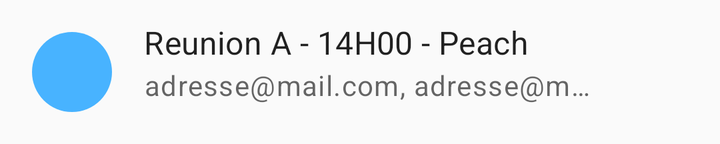
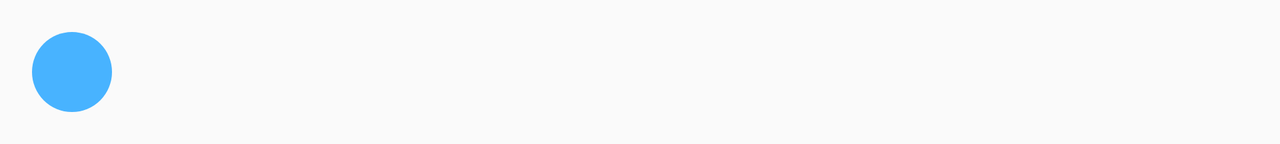

Two renders of one Android screen. The first uses the default layout on a phone; the second uses the alternative layout the repository ships for a different screen configuration, on a matching device. The two XML files are below.
<!-- AndroidManifest.xml: application theme AppTheme -->
<!-- res/layout/list_meeting_item.xml -->
<?xml version="1.0" encoding="utf-8"?>
<androidx.constraintlayout.widget.ConstraintLayout
    xmlns:android="http://schemas.android.com/apk/res/android"
    xmlns:app="http://schemas.android.com/apk/res-auto"
    android:layout_width="match_parent"
    android:layout_height="72dp">

    <ImageView
        android:id="@+id/list_meeting_item_iv_avatar"
        android:layout_width="40dp"
        android:layout_height="40dp"
        android:src="@drawable/ic_circle_meeting"
        android:layout_marginStart="16dp"
        android:layout_marginTop="16dp"
        app:layout_constraintTop_toTopOf="parent"
        app:layout_constraintStart_toStartOf="parent"/>

    <TextView
        android:id="@+id/list_meeting_item_tv_title"
        android:layout_width="0dp"
        android:layout_height="32dp"
        android:layout_marginStart="16dp"
        android:layout_marginEnd="16dp"
        android:gravity="bottom"
        android:text="Reunion A - 14H00 - Peach"
        android:textAppearance="@style/TextAppearance.MaterialComponents.Subtitle1"
        app:layout_constraintTop_toTopOf="parent"
        app:layout_constraintStart_toEndOf="@+id/list_meeting_item_iv_avatar"
        app:layout_constraintEnd_toStartOf="@+id/list_meeting_item_iv_delete"
        app:layout_constraintBottom_toTopOf="@id/list_meeting_item_tv_mail"/>

    <TextView
        android:id="@+id/list_meeting_item_tv_mail"
        android:layout_width="0dp"
        android:layout_height="20dp"
        android:layout_marginStart="16dp"
        android:layout_marginEnd="24dp"
        android:text="adresse@mail.com, adresse@mail.com, adresse@mail.com, adresse@mail.com"
        android:gravity="bottom"
        android:textAppearance="@style/TextAppearance.MaterialComponents.Caption"
        android:textSize="14sp"
        android:singleLine="true"
        android:ellipsize="end"
        app:layout_constraintStart_toEndOf="@+id/list_meeting_item_iv_avatar"
        app:layout_constraintTop_toBottomOf="@id/list_meeting_item_tv_title"
        app:layout_constraintEnd_toStartOf="@+id/list_meeting_item_iv_delete"/>

    <ImageView
        android:id="@+id/list_meeting_item_iv_delete"
        android:layout_width="24dp"
        android:layout_height="24dp"
        android:layout_marginEnd="16dp"
        app:srcCompat="@drawable/ic_delete_24"
        app:layout_constraintTop_toTopOf="parent"
        app:layout_constraintEnd_toEndOf="parent"
        app:layout_constraintBottom_toBottomOf="parent"/>

</androidx.constraintlayout.widget.ConstraintLayout>
<!-- resources referenced by this layout -->
<resources>
  <!-- drawable ic_circle_meeting (drawable) -->
  <?xml version="1.0" encoding="utf-8"?>
  <shape xmlns:android="http://schemas.android.com/apk/res/android"
      android:shape="oval" >
      <solid
          android:color="#48b3ff"/>
      <size
          android:width="40dp"
          android:height="40dp"/>
  </shape>
  <style name="AppTheme" parent="Theme.AppCompat.Light.DarkActionBar">
          
          <item name="colorPrimary">@color/colorPrimary</item>
          <item name="colorPrimaryDark">@color/colorPrimaryDark</item>
          <item name="colorAccent">@color/colorAccent</item>
      </style>
</resources>
<!-- res/layout-land/list_meeting_item.xml (the repository's variant of the layout above) -->
<!-- drawn on the phone turned sideways -->
<?xml version="1.0" encoding="utf-8"?>
<androidx.constraintlayout.widget.ConstraintLayout
    xmlns:android="http://schemas.android.com/apk/res/android"
    xmlns:app="http://schemas.android.com/apk/res-auto"
    android:layout_width="match_parent"
    android:layout_height="wrap_content">

    <ImageView
        android:id="@+id/list_meeting_item_iv_avatar"
        android:layout_width="@dimen/size_recycler_view_circle"
        android:layout_height="@dimen/size_recycler_view_circle"
        android:src="@drawable/ic_circle_meeting"
        android:layout_marginStart="@dimen/margins"
        android:layout_marginTop="@dimen/margins"
        android:layout_marginBottom="@dimen/margins"
        app:layout_constraintTop_toTopOf="parent"
        app:layout_constraintStart_toStartOf="parent"
        app:layout_constraintBottom_toBottomOf="parent"
        android:contentDescription="@string/desc_drawable_meeting_circle" />

    <TextView
        android:id="@+id/list_meeting_item_tv_title"
        android:layout_width="0dp"
        android:layout_height="wrap_content"
        android:layout_marginStart="@dimen/gutters"
        android:layout_marginTop="@dimen/margin_rv_top_title"
        android:layout_marginEnd="@dimen/margin_icon_delete"
        android:gravity="bottom"
        android:textAppearance="@style/TextAppearance.MaterialComponents.Subtitle1"
        app:layout_constraintTop_toTopOf="parent"
        app:layout_constraintStart_toEndOf="@+id/list_meeting_item_iv_avatar"
        app:layout_constraintEnd_toStartOf="@+id/list_meeting_item_iv_delete"
        app:layout_constraintBottom_toTopOf="@id/list_meeting_item_tv_mail"/>

    <TextView
        android:id="@+id/list_meeting_item_tv_mail"
        android:layout_width="0dp"
        android:layout_height="@dimen/size_height_recycler_view_mails"
        android:layout_marginStart="@dimen/gutters"
        android:layout_marginEnd="@dimen/margin_icon_delete"
        android:gravity="bottom"
        android:textAppearance="@style/TextAppearance.MaterialComponents.Caption"
        android:textSize="@dimen/size_mails_recycler_view_item"
        android:singleLine="true"
        android:ellipsize="end"
        app:layout_constraintStart_toEndOf="@+id/list_meeting_item_iv_avatar"
        app:layout_constraintTop_toBottomOf="@id/list_meeting_item_tv_title"
        app:layout_constraintEnd_toStartOf="@+id/list_meeting_item_iv_delete"/>

    <ImageView
        android:id="@+id/list_meeting_item_iv_delete"
        android:layout_width="@dimen/size_recycler_view_delete"
        android:layout_height="@dimen/size_recycler_view_delete"
        android:layout_marginEnd="@dimen/margins"
        app:srcCompat="@drawable/ic_delete_24"
        app:layout_constraintTop_toTopOf="parent"
        app:layout_constraintEnd_toEndOf="parent"
        app:layout_constraintBottom_toBottomOf="parent"
        android:contentDescription="@string/desc_icon_delete_meeting" />

</androidx.constraintlayout.widget.ConstraintLayout>
<!-- resources referenced by the variant -->
<!-- as the phone turned sideways resolves them -->
<resources>
  <dimen name="gutters">16dp</dimen>
  <dimen name="margin_icon_delete">24dp</dimen>
  <dimen name="margin_rv_top_title">10dp</dimen>
  <dimen name="margins">16dp</dimen>
  <dimen name="size_height_recycler_view_mails">20dp</dimen>
  <dimen name="size_mails_recycler_view_item">14sp</dimen>
  <dimen name="size_recycler_view_circle">40dp</dimen>
  <dimen name="size_recycler_view_delete">24dp</dimen>
  <!-- drawable ic_circle_meeting (drawable) -->
  <?xml version="1.0" encoding="utf-8"?>
  <shape xmlns:android="http://schemas.android.com/apk/res/android"
      android:shape="oval" >
      <solid
          android:color="#48b3ff"/>
      <size
          android:width="40dp"
          android:height="40dp"/>
  </shape>
  <string name="desc_drawable_meeting_circle">meeting_circle</string>
  <string name="desc_icon_delete_meeting">delete meeting</string>
  <style name="AppTheme" parent="Theme.AppCompat.Light.DarkActionBar">
          
          <item name="colorPrimary">@color/colorPrimary</item>
          <item name="colorPrimaryDark">@color/colorPrimaryDark</item>
          <item name="colorAccent">@color/colorAccent</item>
      </style>
</resources>
